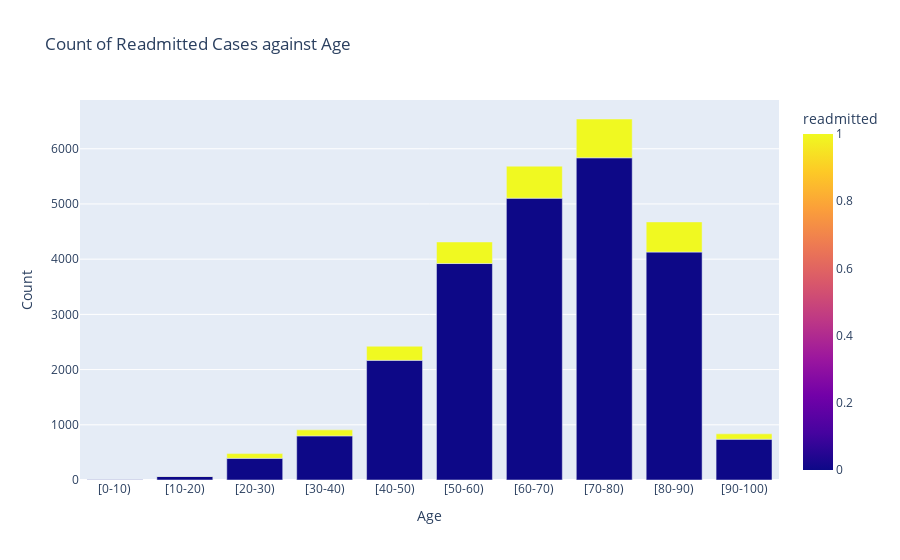

The notebook cell saved with this chart:
### Markdown cell above
#### Plot illustrating the frequency of readmitted cases categorized by age.

### Code cell
# Grouped the data by age and readmitted status and count occurenecs
grouped_df = df.groupby(['age', 'readmitted']).size().reset_index(name='count')

# Bar Plot Using Plotly
fig = px.bar(grouped_df, x='age', y='count', color='readmitted',
             title='Count of Readmitted Cases against Age',
             labels={'count': 'Count', 'age': 'Age'},
             color_discrete_map={'NO': 'lightblue', '>30': 'lightgreen', '<30': 'lightcoral'})

fig.update_layout(xaxis_title='Age', yaxis_title='Count')
fig.show()

### Figure 1 — Plotly figure (JSON) as saved in the notebook; plotly's stock layout.template omitted (floating-point values rounded to 4 significant figures)
{"data": [{"alignmentgroup": "True", "hovertemplate": "Age=%{x}<br>Count=%{y}<br>readmitted=%{marker.color}<extra></extra>", "legendgroup": "", "marker": {"color": [0, 0, 1, 0, 1, 0, 1, 0, 1, 0, 1, 0, 1, 0, 1, 0, 1, 0, 1], "coloraxis": "coloraxis", "pattern": {"shape": ""}}, "name": "", "offsetgroup": "", "orientation": "v", "showlegend": false, "textposition": "auto", "type": "bar", "x": ["[0-10)", "[10-20)", "[10-20)", "[20-30)", "[20-30)", "[30-40)", "[30-40)", "[40-50)", "[40-50)", "[50-60)", "[50-60)", "[60-70)", "[60-70)", "[70-80)", "[70-80)", "[80-90)", "[80-90)", "[90-100)", "[90-100)"], "xaxis": "x", "y": [3, 65, 1, 392, 86, 799, 109, 2167, 256, 3921, 391, 5105, 580, 5836, 703, 4129, 546, 739, 97], "yaxis": "y"}], "layout": {"barmode": "relative", "coloraxis": {"colorbar": {"title": {"text": "readmitted"}}, "colorscale": [[0, "#0d0887"], [0.1111, "#46039f"], [0.2222, "#7201a8"], [0.3333, "#9c179e"], [0.4444, "#bd3786"], [0.5556, "#d8576b"], [0.6667, "#ed7953"], [0.7778, "#fb9f3a"], [0.8889, "#fdca26"], [1, "#f0f921"]]}, "legend": {"tracegroupgap": 0}, "title": {"text": "Count of Readmitted Cases against Age"}, "xaxis": {"anchor": "y", "domain": [0, 1], "title": {"text": "Age"}}, "yaxis": {"anchor": "x", "domain": [0, 1], "title": {"text": "Count"}}}}
